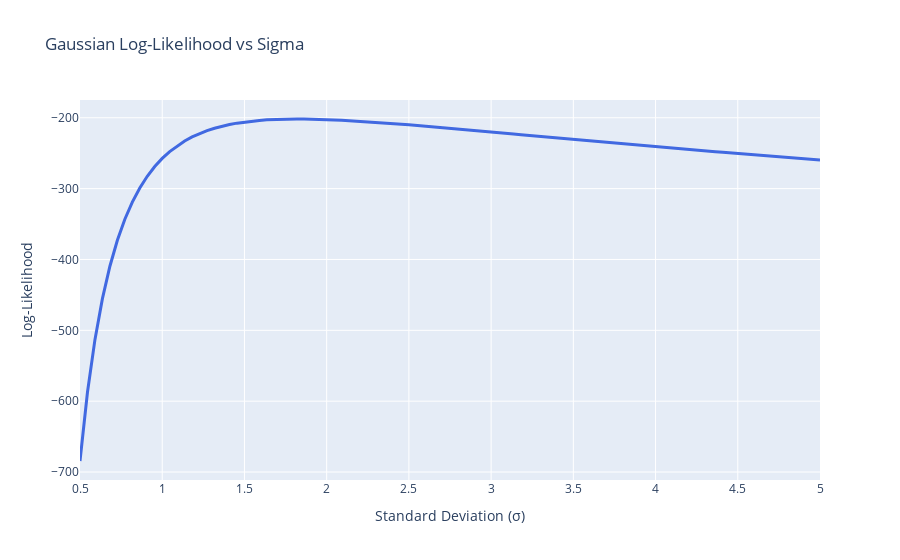

The notebook cell saved with this chart:
### Code cell
import numpy as np
import plotly.graph_objects as go


# Define Gaussian log-likelihood function
def gaussian_log_likelihood(mu, sigma, x):
    return -0.5 * np.sum(((x - mu) / sigma) ** 2 + np.log(2 * np.pi * sigma**2))


# Generate some example data points
np.random.seed(42)
x = np.random.normal(5, 2, 100)

# Define a range of standard deviations (sigma) and a fixed mean (mu)
sigma_range = np.linspace(0.5, 5, 100)  # Sigma from 0.5 to 5
mu = 5  # Fixing mu at 5

# Calculate log-likelihood for each sigma
log_likelihoods = [gaussian_log_likelihood(mu, sigma, x) for sigma in sigma_range]

# Create an interactive plot using Plotly
fig = go.Figure()

# Add the Gaussian log-likelihood curve (log-likelihood vs sigma)
fig.add_trace(
    go.Scatter(
        x=sigma_range,
        y=log_likelihoods,
        mode="lines",
        name="Log Likelihood",
        hoverinfo="x+y",  # Show x and y values on hover
        line=dict(color="royalblue", width=3),
    )
)

# Customize layout
fig.update_layout(
    title="Gaussian Log-Likelihood vs Sigma",
    xaxis_title="Standard Deviation (σ)",
    yaxis_title="Log-Likelihood",
    hovermode="closest",
)  # Show info of closest point on hover

# Show the plot
fig.show()

### Figure 1 — Plotly figure (JSON) as saved in the notebook; plotly's stock layout.template omitted (floating-point values rounded to 4 significant figures)
{"data": [{"hoverinfo": "x+y", "line": {"color": "royalblue", "width": 3}, "mode": "lines", "name": "Log Likelihood", "type": "scatter", "x": [0.5, 0.5455, 0.5909, 0.6364, 0.6818, 0.7273, 0.7727, 0.8182, 0.8636, 0.9091, 0.9545, 1, 1.045, 1.091, 1.136, 1.182, 1.227, 1.273, 1.318, 1.364, 1.409, 1.455, 1.5, 1.545, 1.591, 1.636, 1.682, 1.727, 1.773, 1.818, 1.864, 1.909, 1.955, 2, 2.045, 2.091, 2.136, 2.182, 2.227, 2.273, 2.318, 2.364, 2.409, 2.455, 2.5, 2.545, 2.591, 2.636, 2.682, 2.727, 2.773, 2.818, 2.864, 2.909, 2.955, 3, 3.045, 3.091, 3.136, 3.182, 3.227, 3.273, 3.318, 3.364, 3.409, 3.455, 3.5, 3.545, 3.591, 3.636, 3.682, 3.727, 3.773, 3.818, 3.864, 3.909, 3.955, 4, 4.045, 4.091, 4.136, 4.182, 4.227, 4.273, 4.318, 4.364, 4.409, 4.455, 4.5, 4.545, 4.591, 4.636, 4.682, 4.727, 4.773, 4.818, 4.864, 4.909, 4.955, 5], "y": [-684.4, -587.4, -513.1, -455.3, -409.5, -372.9, -343.2, -319.0, -299.1, -282.6, -268.8, -257.4, -247.7, -239.6, -232.8, -227.1, -222.2, -218.2, -214.7, -211.9, -209.5, -207.6, -206.0, -204.7, -203.7, -202.9, -202.4, -202.0, -201.8, -201.7, -201.8, -202.0, -202.2, -202.6, -203.0, -203.5, -204.1, -204.7, -205.3, -206.0, -206.8, -207.5, -208.3, -209.2, -210.0, -210.9, -211.7, -212.6, -213.5, -214.5, -215.4, -216.3, -217.3, -218.2, -219.2, -220.1, -221.1, -222.1, -223.0, -224.0, -224.9, -225.9, -226.9, -227.8, -228.8, -229.7, -230.7, -231.6, -232.6, -233.5, -234.4, -235.4, -236.3, -237.2, -238.1, -239.1, -240.0, -240.9, -241.8, -242.7, -243.5, -244.4, -245.3, -246.2, -247.1, -247.9, -248.8, -249.6, -250.5, -251.3, -252.2, -253.0, -253.8, -254.6, -255.4, -256.3, -257.1, -257.9, -258.7, -259.5]}], "layout": {"hovermode": "closest", "title": {"text": "Gaussian Log-Likelihood vs Sigma"}, "xaxis": {"title": {"text": "Standard Deviation (σ)"}}, "yaxis": {"title": {"text": "Log-Likelihood"}}}}
